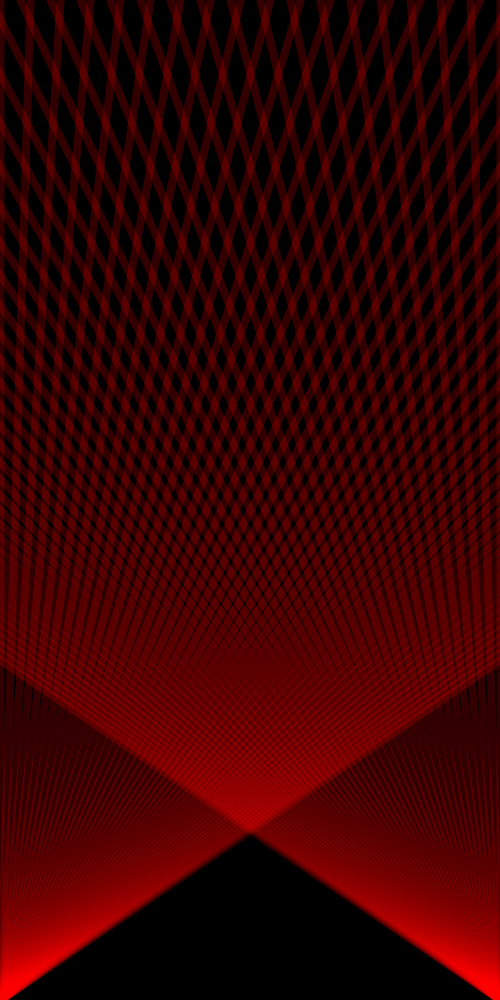
Frame 1 (no input)
Frame 60 (the mouse pressed at the canvas centre just before this capture): identical to frame 1, image omitted
Frame 120 (the mouse held since frame 60 and released just before this capture): identical to frame 1, image omitted

The Processing sketch that drew this single still picture (run headless with seeded random() and noise(); from frame 60 on, the mouse is pressed at the canvas centre):

// Processing sketch: processing_32116
// ── processing_32116.pde

int x1 = 0;
int y1 = 0;
int x2 = 0;
int y2 = 1000;

int bx1 = 500;
int by1 = 0;
int bx2 = 500;
int by2 = 1000;

void setup(){
  size(500,1000);
  background(0);
}

void draw(){
  while(x1<1500){
  strokeWeight(8);
  stroke(255,0,0, 50);
  line(x1, y1, x2, y2);
  x1 = x1+30;
 // y2 = y2+20;
  strokeWeight(8);
  stroke(255,0,0, 50);
  line(bx1, by1, bx2, by2);
  bx1 = bx1-30;
  }
}
